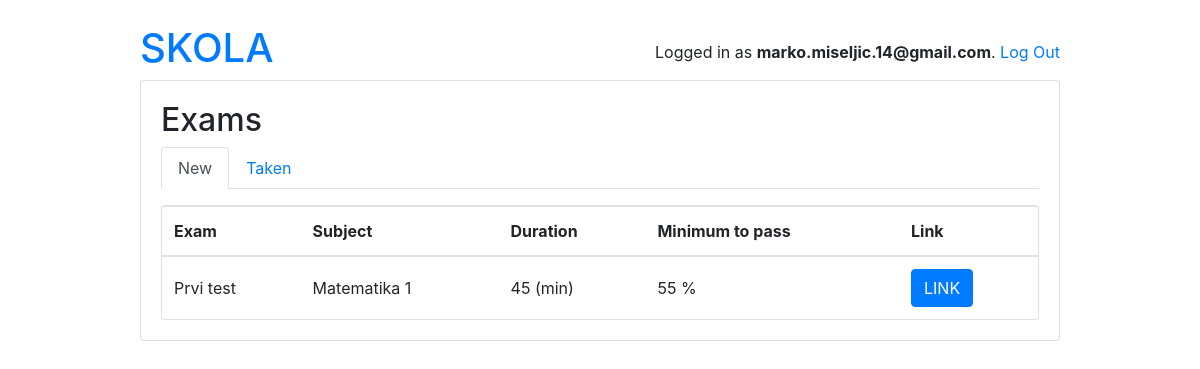
The page /students/ (signed in) on the database as committed earlier.
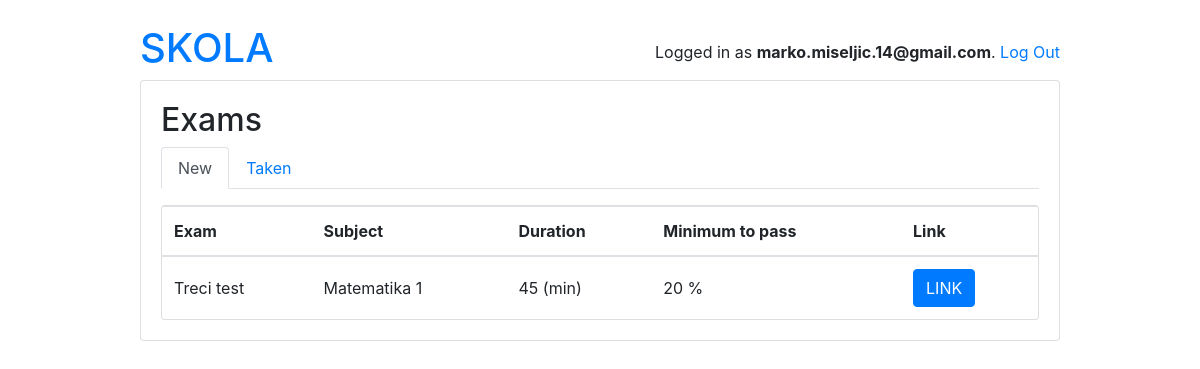
The same page on the database as committed later.
### school/models.py (models this page shows, shortened)
class Exam(models.Model):
    type = models.CharField(max_length=100)
    active = models.BooleanField(default=False)
    duration = models.IntegerField()
    nuber_of_questions = models.IntegerField()
    required_score_to_pass = models.IntegerField(help_text="required score in %")
    subject  = models.ForeignKey(Subject, on_delete=models.CASCADE)
    owner = models.ForeignKey('account.User', on_delete=models.CASCADE, related_name='exams')

class Subject(models.Model):
    name = models.CharField(max_length=220)
    school = models.ManyToManyField(School)
    def __str__(self):
        return self.name

### account/views.py (the view)
# urls.py: path('',  ExamStudentListView.as_view(), name='exam_list'),
@method_decorator([login_required, student_required], name='dispatch')
class ExamStudentListView(ListView):
    model = Exam
    context_object_name = 'exams'
    template_name = 'students/exams.html'
    def get_queryset(self):
        queryset = Exam.objects.filter(active=True)
        return queryset

### templates/students/exams.html
{% extends '../base.html' %}
{% block content %}
<h2>Exams</h2>
{% include 'students/_header.html' with active='new' %}
<dvi class="card">
    <table class="table mb-0">
        <thead>
            <tr>
                <th>Exam</th>
                <th>Subject</th>
                <th>Duration</th>
                <th>Minimum to pass</th>
                <th>Link</th>
            </tr>
        </thead>
        <tbody>
            {% for exam in exams %}
                <tr>
                    <td class="align-middle">{{exam.type}}</td>
                    <td class="align-middle">{{exam.subject}}</td>
                    <td class="align-middle">{{exam.duration}} (min)</td>
                    <td class="align-middle">{{exam.required_score_to_pass}} %</td>
                    <td class="align-right"><a href="{% url 'students:take_exam' exam.pk %}" role="button" class="btn btn-primary">LINK</a></td>
                </tr>
            {% endfor %}
        </tbody>
    </table>
</div>
{% endblock content %}

Rows that differ between the two databases and show on the page:
no longer on this page (row edited): Exam: type "Prvi test", subject "Matematika 1", duration "45", required_score_to_pass "55"
added Exam: type "Treci test", subject "Matematika 1", duration "45", required_score_to_pass "20"
